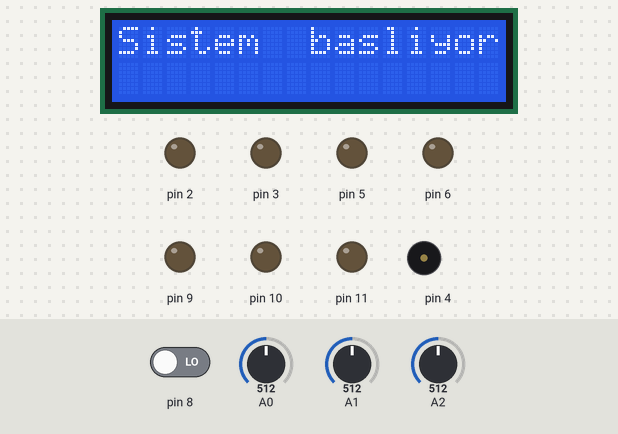
Bench run of a sketch on a simulated Arduino Uno, built with avr-gcc and run on an emulated ATmega328P. Parts: 16×2 character LCD, output pins drawn as LEDs (lit = HIGH), buzzer (waves = sounding). The inputs (shaded band) are chosen by the test bench; at power-on: pin 8 LOW, A1 = 512, A0 = 512, A2 = 512. Pins used as bus, display or sensor lines are not drawn; what the sketch prints to the serial monitor is not drawn.

Above: at 0.1 s.
1.6 s: pin 8 driven HIGH
At 2.8 s:
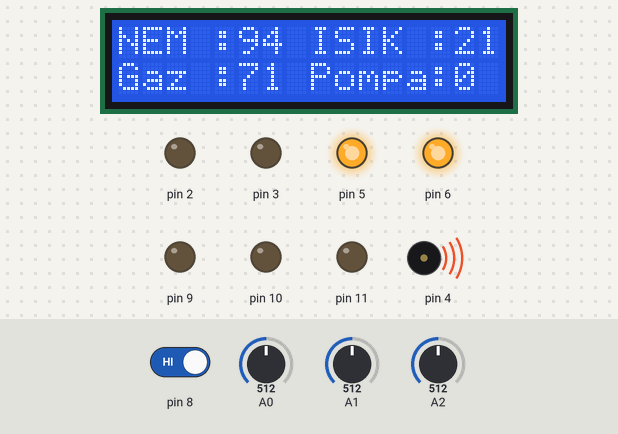
3.1 s: A1 set to 109
At 4.3 s:
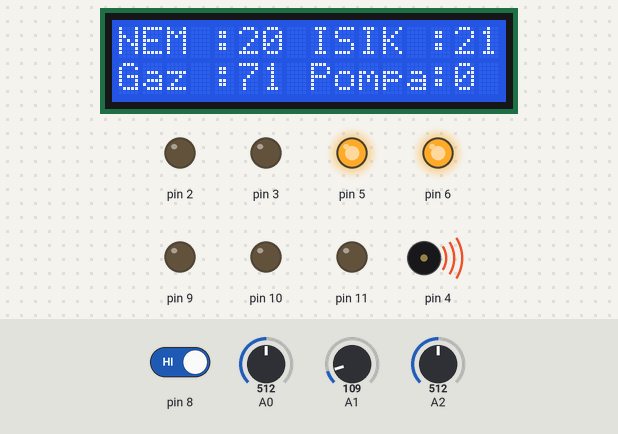
4.6 s: A1 set to 91
At 5.0 s:
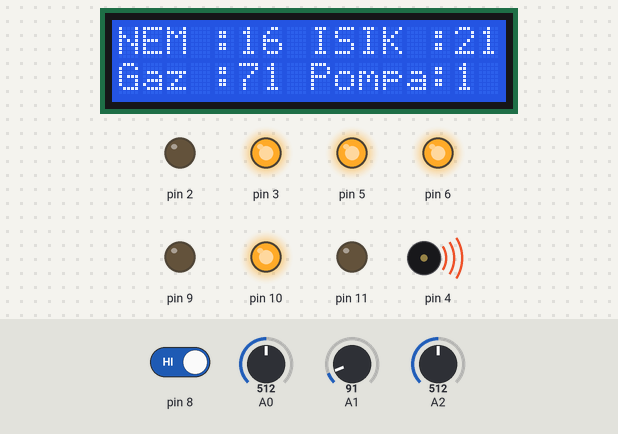
6.1 s: A0 set to 450
At 7.3 s:
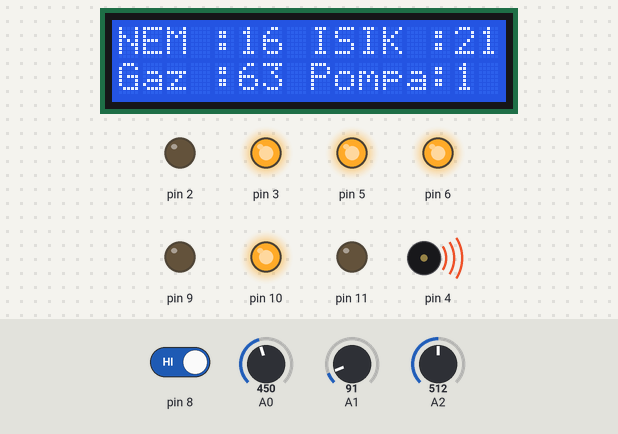
7.6 s: A0 set to 429
At 8.6 s:
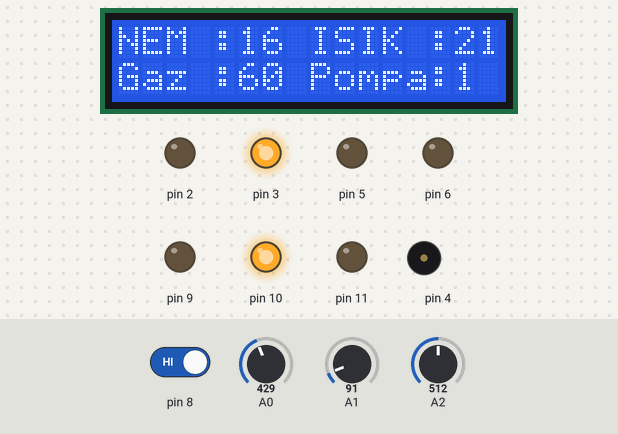
9.2 s: A2 set to 33
At 10.4 s:
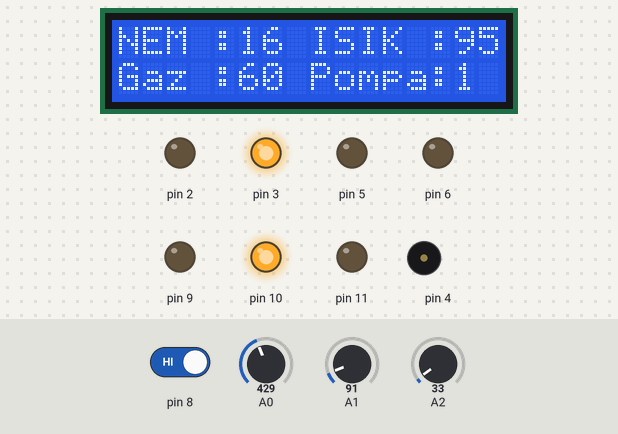
10.7 s: A2 set to 28
Timing chart, 0 to 13.2 s (numbered marks = the images above; inputs shaded):
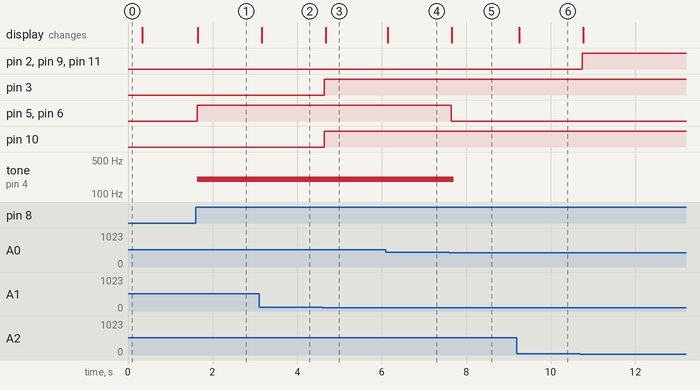

The sketch:

Arduino_Kodu.ino
```cpp
#include <Wire.h>
#include <LiquidCrystal_I2C.h>

LiquidCrystal_I2C lcd(32 , 16, 2);

int gaz=A0;
int toprak=A1;
int direnc=A2;

int role=2;
int motor=3;
int buzzer=4;
int l12=5;
int l13=6;
int tus=8;
int l21=9;
int l22=10;
int l23=11;

int tusdurum;
int gasdurum;
int toprakdurum;
int lambadurum;
/////////////////////////////////

void setup() {

Serial.begin(9600);

pinMode(2,OUTPUT);
pinMode(4,OUTPUT);
pinMode(5,OUTPUT);
pinMode(6,OUTPUT);
pinMode(8,INPUT);
pinMode(9,OUTPUT);
pinMode(10,OUTPUT);
pinMode(3,OUTPUT);


lcd.init();
lcd.backlight();
lcd.setCursor(0, 0);
lcd.print("Sistem  basliyor");
delay(250);
lcd.clear();

}

////////////////////////////////////////
void loop() {
gasdurum=analogRead(A0);
gasdurum=map(gasdurum,0,706,0,99);
tusdurum=digitalRead(8);
toprakdurum=analogRead(A1);
toprakdurum=map(toprakdurum,0,539,0,99);
lambadurum=analogRead(A2);
lambadurum=map(lambadurum,5,641,0,99);

  if(tusdurum==1){

 ///////////////////////////////////////

  if(analogRead(A2)<=30){

   lcd.setCursor(8, 0);
   lcd.print("ISIK :");
   lcd.setCursor(14, 0);
   lcd.print((99-lambadurum));

   //
   digitalWrite(2,HIGH);
   analogWrite(9,255);
   analogWrite(11,255);
  }
  if(analogRead(A2)>=31){
   digitalWrite(2,LOW);
   analogWrite(9,0);
   analogWrite(11,0);
   //
   lcd.setCursor(8, 0);
   lcd.print("ISIK :");
   lcd.setCursor(14, 0);
   lcd.print((99-lambadurum));
   }
 ////////////////////////////////////////

  if(toprakdurum<=18){
   digitalWrite(3,255);
   analogWrite(10,255);
   lcd.setCursor(0, 0);
   lcd.print("NEM :");
   lcd.setCursor(5, 0);
   lcd.print(toprakdurum);
   //
   lcd.setCursor(14, 1);
   lcd.print("1");

  }
  if(toprakdurum>=18){
   digitalWrite(3,0);
   analogWrite(10,0);
   lcd.setCursor(0, 0);
   lcd.print("NEM :");
   lcd.setCursor(5, 0);
   lcd.print(toprakdurum);
   //
   lcd.setCursor(14, 1);
   lcd.print("0");


   }

  if(analogRead(A1)>=0){
   lcd.setCursor(0, 0);
   lcd.print("NEM :");
   lcd.setCursor(5, 0);
   lcd.print(toprakdurum);

   lcd.setCursor(8, 1);
   lcd.print("Pompa:");

    }

 ////////////////////////////////////////

  if(gasdurum>= 61){
    tone(4,200,100);
    digitalWrite(6,255);
    digitalWrite(5,255);

    lcd.setCursor(0, 1);
    lcd.print("Gaz :");
    lcd.setCursor(5, 1);
    lcd.print(gasdurum);
   }

   if(gasdurum<= 60){

    noTone(3);
    digitalWrite(6,0);
    digitalWrite(5,0);

    lcd.setCursor(0, 1);
    lcd.print("Gaz :");
    lcd.setCursor(5, 1);
    lcd.print(gasdurum);
     }
 ///////////////////////////////////////

  }
  else{

  digitalWrite(2,0);
  analogWrite(9,0);
  analogWrite(11,0);
  digitalWrite(3,LOW);
 }
  Serial.println(toprakdurum);
 }
```

Measured:
- the behaviour switches between 98 and 97 on A1 (found by bisection; images 2 and 3)
- the behaviour switches between 436 and 435 on A0 (found by bisection; images 4 and 5)
- after the input at 1.6 s, pin 5, pin 6: LOW → HIGH at once; tone on pin 4: silent → 200 Hz at once; the display: changes at once (image 1)
- after the input at 3.1 s, the display: changes after 0.06 s (image 2)
- after the input at 4.6 s, pin 3, pin 10: LOW → HIGH at once; the display: changes after 0.07 s (image 3)
- after the input at 6.1 s, the display: changes at once (image 4)
- after the input at 7.6 s, pin 5, pin 6: HIGH → LOW after 0.05 s; tone on pin 4: 200 Hz → silent after 0.11 s; the display: changes after 0.06 s (image 5)
- after the input at 9.2 s, the display: changes after 0.06 s (image 6)
- after the input at 10.7 s, pin 2, pin 9, pin 11: LOW → HIGH at once
